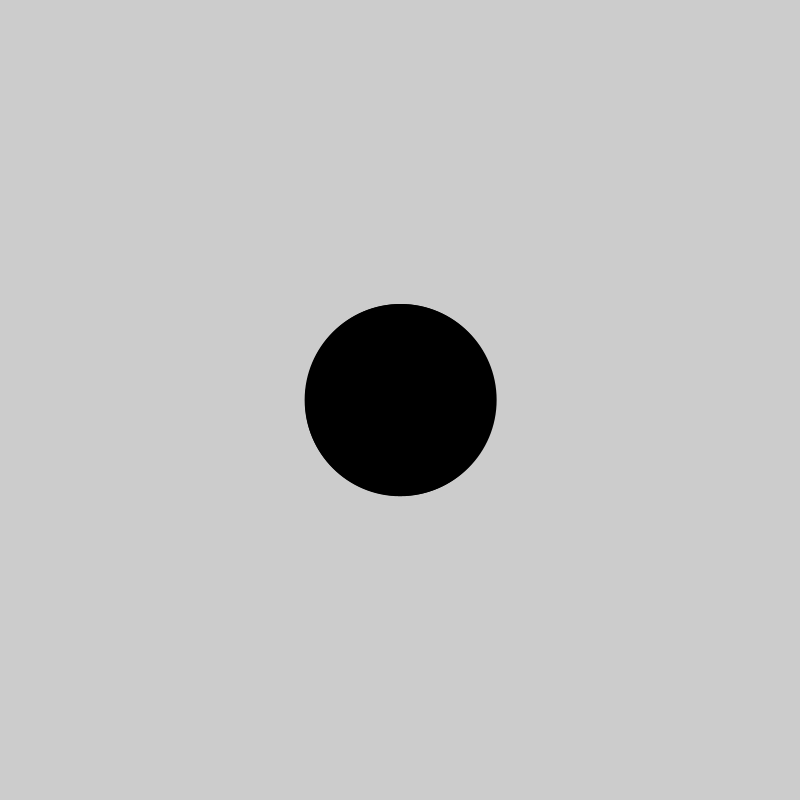
Frame 1 (no input)
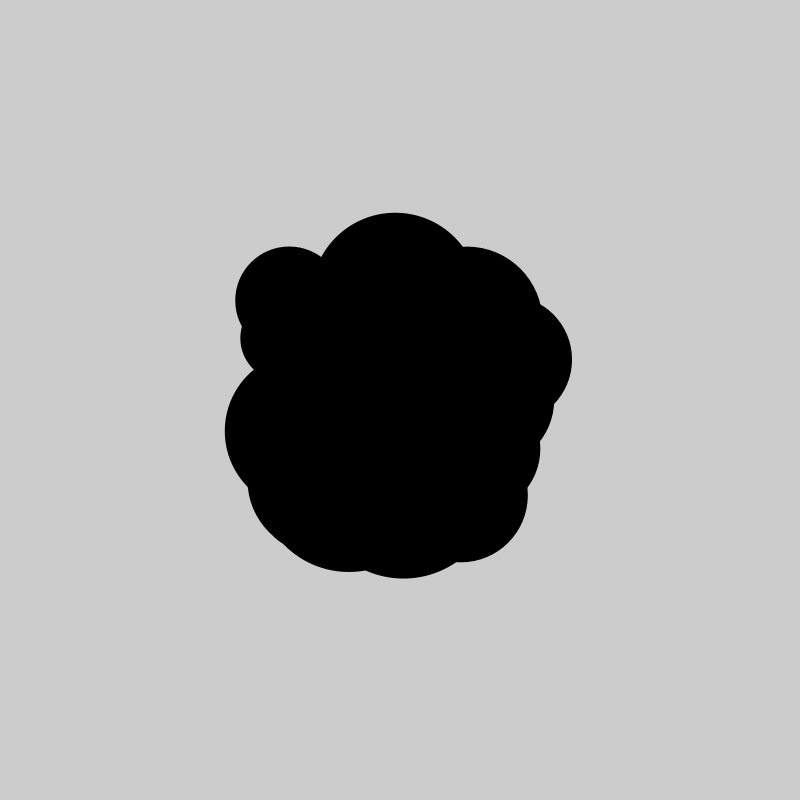
Frame 60 (the mouse pressed at the canvas centre just before this capture)
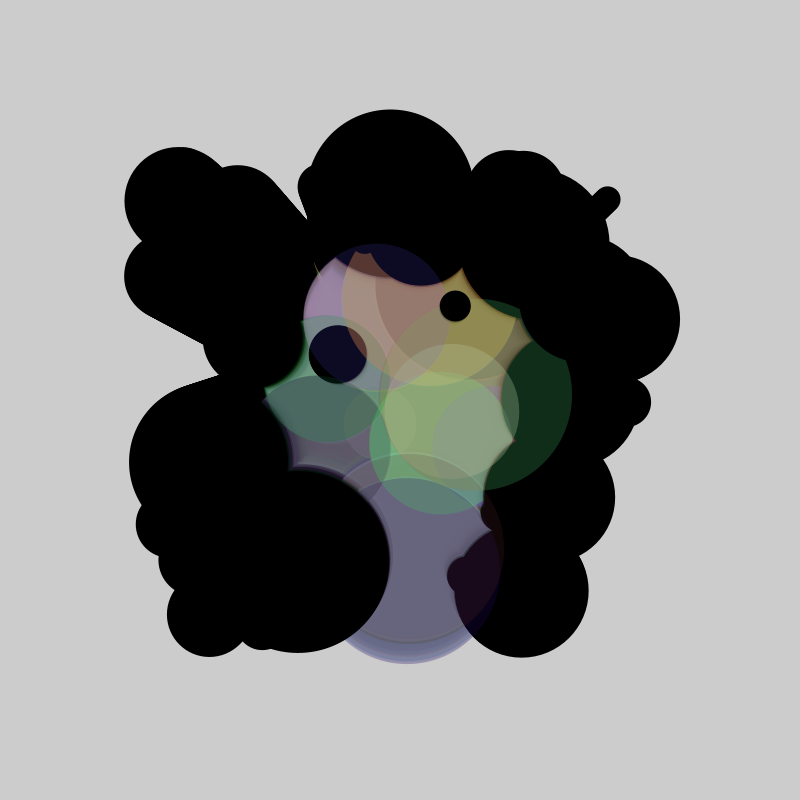
Frame 120 (the mouse held since frame 60 and released just before this capture)

The Processing sketch that drew these frames (run headless with seeded random() and noise(); from frame 60 on, the mouse is pressed at the canvas centre):

// Processing sketch: processing_116385
// ── processing_116385.pde

Ball[] balls;

void setup(){
  size(800,800);
  ellipseMode(CENTER);
  noStroke();
  
  balls = new Ball[50];
  
  for(int i = 0; i < balls.length; i++)
  {
  balls[i]=new Ball();
  }
}

void draw()
{
  for(int i = 0; i < balls.length; i++)
  {
  balls[i].move();
  balls[i].draw();
  }
}









class Ball

{
  //data/Fields
  PVector location;
  PVector velocity;
  int size;

  Ball()
  {
    location = new PVector(width/2, height/2);
    velocity = new PVector(random(-2, 2), random(-2, 2));
    size = int(random(10, 200));
  }
  
  void move() 
  {
    location.add(velocity);
    println(location.x);
  }

void checkBounce()
{
  if(location.x < 0 || location.x > width)
  velocity.x *= -1;
  if (location.y < 0 || location.y > height)
  velocity.y*=-1;
}
  
  void draw() 
  {
    if(dist(mouseX,mouseY,location.x,location.y) < size)
    fill(random(255),random(255),random(255),random(100));
    else fill(0);
    ellipse(location.x, location.y, size, size);
  }


void mousePressed()
{
  location.x = 0;
  location.y = 0;
}
}
